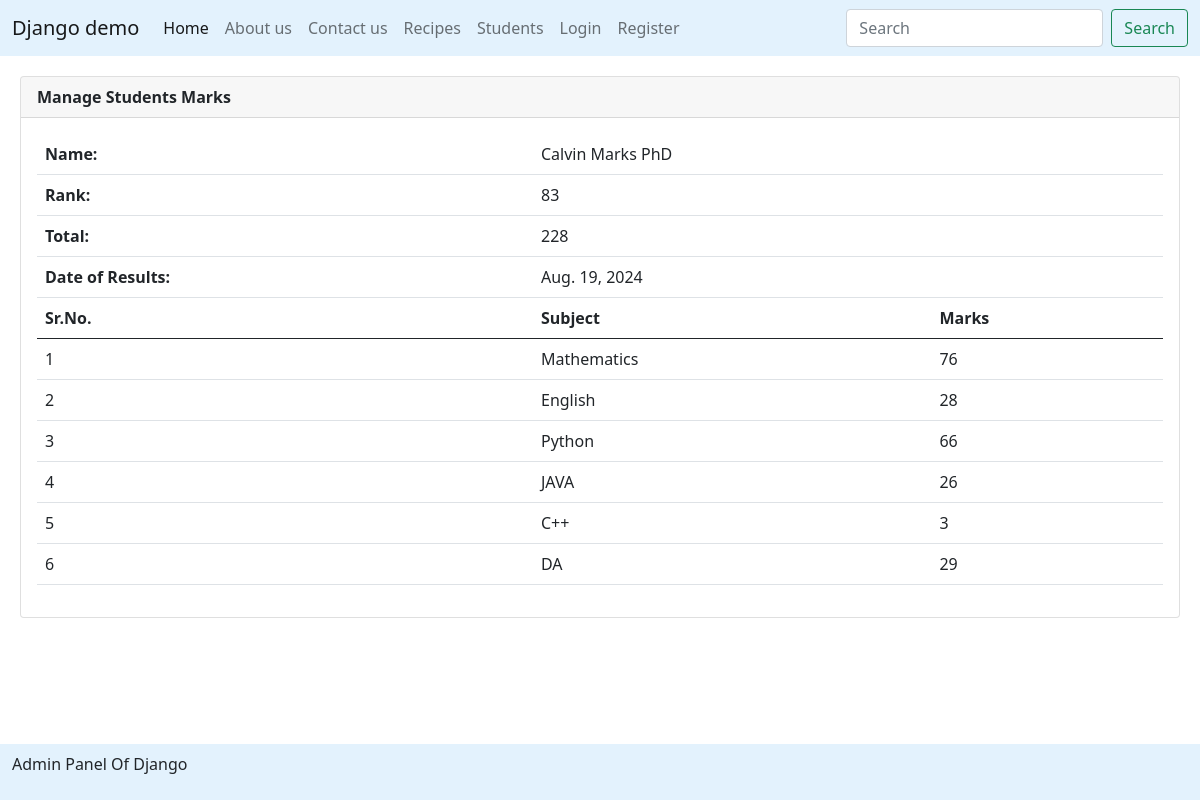
/students/marks/STU-0541, run on the app's committed database.
### recipe/models.py (models this page shows, shortened)
class SubjectMarks(models.Model):
    student = models.ForeignKey(Student, related_name="studentmarks", on_delete=models.CASCADE)
    subject = models.ForeignKey(Subject, on_delete=models.CASCADE)
    marks = models.IntegerField()
    class Meta:
        unique_together = ['student', 'subject']

class Student(models.Model):
    department = models.ForeignKey(Department, related_name="depart", on_delete=models.CASCADE)
    student_id = models.OneToOneField(StudentID, related_name="studentid", on_delete=models.CASCADE)
    name = models.CharField(max_length=100)
    email = models.EmailField()
    phone = models.CharField(max_length=100)
    age = models.IntegerField()
    address = models.TextField(null=True, blank=True)
    is_deleted = models.BooleanField(default=False)
    objects = StudentsManager()
    admin_objects = models.Manager()
    def __str__(self) -> str:
        return self.name
    class Meta:
        ordering = ['name']
        verbose_name = "student"

class ReportCard(models.Model):
    student = models.ForeignKey(Student, related_name="studentreportcard", on_delete=models.CASCADE)
    student_rank = models.IntegerField()
    date_of_report_card_generation = models.DateField(auto_now_add=True)
    class Meta:
        unique_together = ['student_rank', 'date_of_report_card_generation']

class Subject(models.Model):
    subject_name = models.CharField(max_length=100)
    def __str__(self) -> str:
        return self.subject_name

### recipe/views.py (the view)
# urls.py: path('students/marks/<student_id>', see_marks, name="see_marks"),
def see_marks(request, student_id):
   queryset = SubjectMarks.objects.filter(student__student_id__student_id = student_id)
   total_marks = queryset.aggregate(total_marks = Sum('marks'))
   context = {'page':'Django Student Marks', 'marks':queryset, 'total_marks':total_marks}
   return render(request, 'report/student_marks.html', context)

### recipe/templates/report/student_marks.html
{% extends "layouts/master.html" %}
{% block main %}
<div class="card" style="margin: 20px;">
    <div class="card-header">
       <b>Manage Students Marks</b>
    </div>
    <div class="card-body">
            <table class="table">
                <thead>
                    <tr>
                        <th>Name:</th>
                        <td colspan="2">{{ marks.first.student }}</td>
                    </tr>
                    <tr>
                        <th>Rank:</th>
                        <td colspan="2">{{ marks.first.student.studentreportcard.first.student_rank }}</td>
                    </tr>
                    <tr>
                        <th>Total:</th>
                        <td colspan="2">{{ total_marks.total_marks }}</td>
                    </tr>
                    <tr>
                        <th>Date of Results:</th>
                        <td colspan="2">{{ marks.first.student.studentreportcard.first.date_of_report_card_generation }}</td>
                    </tr>
                    <tr>
                        <th>Sr.No.</th>
                        <th>Subject</th>
                        <th>Marks</th>
                    </tr>
                </thead>
                <tbody>
                    {% for mark in marks %}
                    <tr>
                        <td>{{ forloop.counter }}</td>
                        <td>{{ mark.subject }}</td>
                        <td>{{ mark.marks }}</td>
                    </tr>
                    {% endfor %}
                </tbody>
            </table>
    </div>
</div>
<br>
<br>
<br>
<br>
<br>
    {% endblock %}

### data on the page
SubjectMarks: first.student "Calvin Marks PhD", first.student.studentreportcard.first.student_rank "83", first.student.studentreportcard.first.date_of_report_card_generation "Aug. 19, 2024", subject "Mathematics", marks "76"
SubjectMarks: subject "English", marks "28"
SubjectMarks: subject "Python", marks "66"
SubjectMarks: subject "JAVA", marks "26"
SubjectMarks: subject "C++", marks "3"
SubjectMarks: subject "DA", marks "29"

### other printed values
{{ total_marks.total_marks }} "228"
